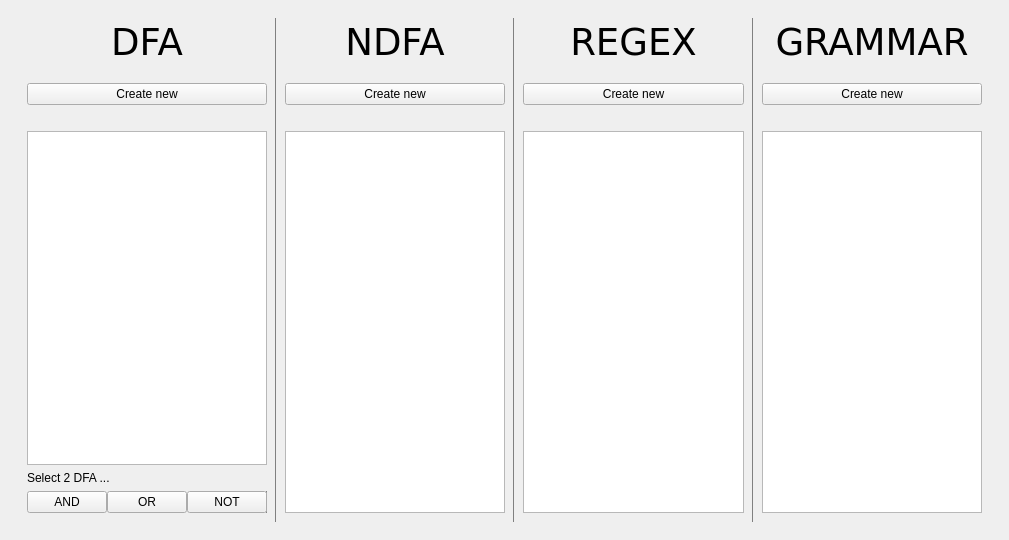
<?xml version="1.0" encoding="UTF-8"?>
<ui version="4.0">
 <class>main_frame</class>
 <widget class="QMainWindow" name="main_frame">
  <property name="geometry">
   <rect>
    <x>0</x>
    <y>0</y>
    <width>1009</width>
    <height>540</height>
   </rect>
  </property>
  <property name="minimumSize">
   <size>
    <width>900</width>
    <height>500</height>
   </size>
  </property>
  <property name="windowTitle">
   <string>Automata Main</string>
  </property>
  <widget class="QWidget" name="mainWidget">
   <property name="sizePolicy">
    <sizepolicy hsizetype="Expanding" vsizetype="Expanding">
     <horstretch>0</horstretch>
     <verstretch>0</verstretch>
    </sizepolicy>
   </property>
   <layout class="QGridLayout" name="gridLayout">
    <item row="0" column="0">
     <layout class="QHBoxLayout" name="horizontalLayout">
      <property name="spacing">
       <number>0</number>
      </property>
      <item>
       <widget class="QWidget" name="widget" native="true">
        <layout class="QHBoxLayout" name="horizontalLayout_2">
         <property name="spacing">
          <number>0</number>
         </property>
         <item>
          <widget class="QWidget" name="DFA_Widget" native="true">
           <property name="sizePolicy">
            <sizepolicy hsizetype="Expanding" vsizetype="Preferred">
             <horstretch>0</horstretch>
             <verstretch>0</verstretch>
            </sizepolicy>
           </property>
           <property name="autoFillBackground">
            <bool>false</bool>
           </property>
           <property name="styleSheet">
            <string notr="true">border-right: 1px solid gray; 
</string>
           </property>
           <layout class="QVBoxLayout" name="verticalLayout_2">
            <item>
             <widget class="QLabel" name="label">
              <property name="enabled">
               <bool>true</bool>
              </property>
              <property name="sizePolicy">
               <sizepolicy hsizetype="Expanding" vsizetype="Minimum">
                <horstretch>0</horstretch>
                <verstretch>0</verstretch>
               </sizepolicy>
              </property>
              <property name="minimumSize">
               <size>
                <width>0</width>
                <height>0</height>
               </size>
              </property>
              <property name="maximumSize">
               <size>
                <width>16777215</width>
                <height>30</height>
               </size>
              </property>
              <property name="font">
               <font>
                <family>Bitstream Vera Sans</family>
                <pointsize>28</pointsize>
               </font>
              </property>
              <property name="text">
               <string>DFA</string>
              </property>
              <property name="scaledContents">
               <bool>false</bool>
              </property>
              <property name="alignment">
               <set>Qt::AlignCenter</set>
              </property>
             </widget>
            </item>
            <item>
             <spacer name="horizontalSpacer_2">
              <property name="orientation">
               <enum>Qt::Horizontal</enum>
              </property>
              <property name="sizeHint" stdset="0">
               <size>
                <width>40</width>
                <height>20</height>
               </size>
              </property>
             </spacer>
            </item>
            <item>
             <widget class="QPushButton" name="dfa_new">
              <property name="sizePolicy">
               <sizepolicy hsizetype="Expanding" vsizetype="Fixed">
                <horstretch>0</horstretch>
                <verstretch>0</verstretch>
               </sizepolicy>
              </property>
              <property name="text">
               <string>Create new</string>
              </property>
             </widget>
            </item>
            <item>
             <spacer name="horizontalSpacer">
              <property name="orientation">
               <enum>Qt::Horizontal</enum>
              </property>
              <property name="sizeHint" stdset="0">
               <size>
                <width>40</width>
                <height>20</height>
               </size>
              </property>
             </spacer>
            </item>
            <item>
             <widget class="QListView" name="dfa_list">
              <property name="editTriggers">
               <set>QAbstractItemView::NoEditTriggers</set>
              </property>
              <property name="selectionMode">
               <enum>QAbstractItemView::MultiSelection</enum>
              </property>
             </widget>
            </item>
            <item>
             <widget class="QLabel" name="label_5">
              <property name="text">
               <string>Select 2 DFA ...</string>
              </property>
             </widget>
            </item>
            <item>
             <widget class="QWidget" name="widget_2" native="true">
              <property name="sizePolicy">
               <sizepolicy hsizetype="MinimumExpanding" vsizetype="Preferred">
                <horstretch>0</horstretch>
                <verstretch>0</verstretch>
               </sizepolicy>
              </property>
              <layout class="QHBoxLayout" name="horizontalLayout_3">
               <property name="spacing">
                <number>0</number>
               </property>
               <property name="margin">
                <number>0</number>
               </property>
               <item>
                <widget class="QPushButton" name="pushButton">
                 <property name="text">
                  <string>AND</string>
                 </property>
                </widget>
               </item>
               <item>
                <widget class="QPushButton" name="pushButton_2">
                 <property name="text">
                  <string>OR</string>
                 </property>
                </widget>
               </item>
               <item>
                <widget class="QPushButton" name="pushButton_3">
                 <property name="sizePolicy">
                  <sizepolicy hsizetype="MinimumExpanding" vsizetype="Fixed">
                   <horstretch>0</horstretch>
                   <verstretch>0</verstretch>
                  </sizepolicy>
                 </property>
                 <property name="text">
                  <string>NOT</string>
                 </property>
                </widget>
               </item>
              </layout>
             </widget>
            </item>
           </layout>
          </widget>
         </item>
         <item>
          <widget class="QWidget" name="NDFA_Widget" native="true">
           <property name="sizePolicy">
            <sizepolicy hsizetype="Expanding" vsizetype="Preferred">
             <horstretch>0</horstretch>
             <verstretch>0</verstretch>
            </sizepolicy>
           </property>
           <property name="styleSheet">
            <string notr="true">border-right: 1px solid gray; </string>
           </property>
           <layout class="QVBoxLayout" name="verticalLayout_4">
            <item>
             <widget class="QLabel" name="label_2">
              <property name="maximumSize">
               <size>
                <width>16777215</width>
                <height>30</height>
               </size>
              </property>
              <property name="font">
               <font>
                <family>Bitstream Vera Sans</family>
                <pointsize>28</pointsize>
               </font>
              </property>
              <property name="layoutDirection">
               <enum>Qt::LeftToRight</enum>
              </property>
              <property name="text">
               <string>NDFA</string>
              </property>
              <property name="alignment">
               <set>Qt::AlignCenter</set>
              </property>
             </widget>
            </item>
            <item>
             <spacer name="horizontalSpacer_3">
              <property name="orientation">
               <enum>Qt::Horizontal</enum>
              </property>
              <property name="sizeHint" stdset="0">
               <size>
                <width>40</width>
                <height>20</height>
               </size>
              </property>
             </spacer>
            </item>
            <item>
             <widget class="QPushButton" name="ndfa_new">
              <property name="text">
               <string>Create new</string>
              </property>
             </widget>
            </item>
            <item>
             <spacer name="horizontalSpacer_4">
              <property name="orientation">
               <enum>Qt::Horizontal</enum>
              </property>
              <property name="sizeHint" stdset="0">
               <size>
                <width>40</width>
                <height>20</height>
               </size>
              </property>
             </spacer>
            </item>
            <item>
             <widget class="QListWidget" name="ndfa_list">
              <property name="selectionMode">
               <enum>QAbstractItemView::MultiSelection</enum>
              </property>
             </widget>
            </item>
           </layout>
           <zorder>label_2</zorder>
           <zorder>ndfa_new</zorder>
           <zorder>horizontalSpacer_3</zorder>
           <zorder>horizontalSpacer_4</zorder>
           <zorder>ndfa_list</zorder>
          </widget>
         </item>
         <item>
          <widget class="QWidget" name="REGEX_Widget" native="true">
           <property name="sizePolicy">
            <sizepolicy hsizetype="Expanding" vsizetype="Preferred">
             <horstretch>0</horstretch>
             <verstretch>0</verstretch>
            </sizepolicy>
           </property>
           <property name="styleSheet">
            <string notr="true">border-right: 1px solid gray; </string>
           </property>
           <layout class="QVBoxLayout" name="verticalLayout_5">
            <item>
             <widget class="QLabel" name="label_3">
              <property name="maximumSize">
               <size>
                <width>16777215</width>
                <height>30</height>
               </size>
              </property>
              <property name="font">
               <font>
                <family>Bitstream Vera Sans</family>
                <pointsize>28</pointsize>
               </font>
              </property>
              <property name="layoutDirection">
               <enum>Qt::LeftToRight</enum>
              </property>
              <property name="text">
               <string>REGEX</string>
              </property>
              <property name="alignment">
               <set>Qt::AlignCenter</set>
              </property>
             </widget>
            </item>
            <item>
             <spacer name="horizontalSpacer_6">
              <property name="orientation">
               <enum>Qt::Horizontal</enum>
              </property>
              <property name="sizeHint" stdset="0">
               <size>
                <width>40</width>
                <height>20</height>
               </size>
              </property>
             </spacer>
            </item>
            <item>
             <widget class="QPushButton" name="regex_new">
              <property name="text">
               <string>Create new</string>
              </property>
             </widget>
            </item>
            <item>
             <spacer name="horizontalSpacer_5">
              <property name="orientation">
               <enum>Qt::Horizontal</enum>
              </property>
              <property name="sizeHint" stdset="0">
               <size>
                <width>40</width>
                <height>20</height>
               </size>
              </property>
             </spacer>
            </item>
            <item>
             <widget class="QListView" name="regex_list">
              <property name="selectionMode">
               <enum>QAbstractItemView::MultiSelection</enum>
              </property>
             </widget>
            </item>
           </layout>
           <zorder>label_3</zorder>
           <zorder>regex_list</zorder>
           <zorder>horizontalSpacer_6</zorder>
           <zorder>regex_new</zorder>
           <zorder>horizontalSpacer_5</zorder>
          </widget>
         </item>
         <item>
          <widget class="QWidget" name="Grammar_Widget" native="true">
           <property name="sizePolicy">
            <sizepolicy hsizetype="Expanding" vsizetype="Preferred">
             <horstretch>0</horstretch>
             <verstretch>0</verstretch>
            </sizepolicy>
           </property>
           <layout class="QVBoxLayout" name="verticalLayout_3">
            <item>
             <widget class="QLabel" name="label_4">
              <property name="maximumSize">
               <size>
                <width>16777215</width>
                <height>30</height>
               </size>
              </property>
              <property name="font">
               <font>
                <family>Bitstream Vera Sans</family>
                <pointsize>28</pointsize>
               </font>
              </property>
              <property name="layoutDirection">
               <enum>Qt::LeftToRight</enum>
              </property>
              <property name="text">
               <string>GRAMMAR</string>
              </property>
              <property name="alignment">
               <set>Qt::AlignCenter</set>
              </property>
             </widget>
            </item>
            <item>
             <spacer name="horizontalSpacer_8">
              <property name="orientation">
               <enum>Qt::Horizontal</enum>
              </property>
              <property name="sizeHint" stdset="0">
               <size>
                <width>40</width>
                <height>20</height>
               </size>
              </property>
             </spacer>
            </item>
            <item>
             <widget class="QPushButton" name="grammar_new">
              <property name="text">
               <string>Create new</string>
              </property>
             </widget>
            </item>
            <item>
             <spacer name="horizontalSpacer_7">
              <property name="orientation">
               <enum>Qt::Horizontal</enum>
              </property>
              <property name="sizeHint" stdset="0">
               <size>
                <width>40</width>
                <height>20</height>
               </size>
              </property>
             </spacer>
            </item>
            <item>
             <widget class="QListView" name="grammar_list">
              <property name="selectionMode">
               <enum>QAbstractItemView::ExtendedSelection</enum>
              </property>
             </widget>
            </item>
           </layout>
          </widget>
         </item>
        </layout>
       </widget>
      </item>
     </layout>
    </item>
   </layout>
  </widget>
 </widget>
 <resources/>
 <connections/>
</ui>
